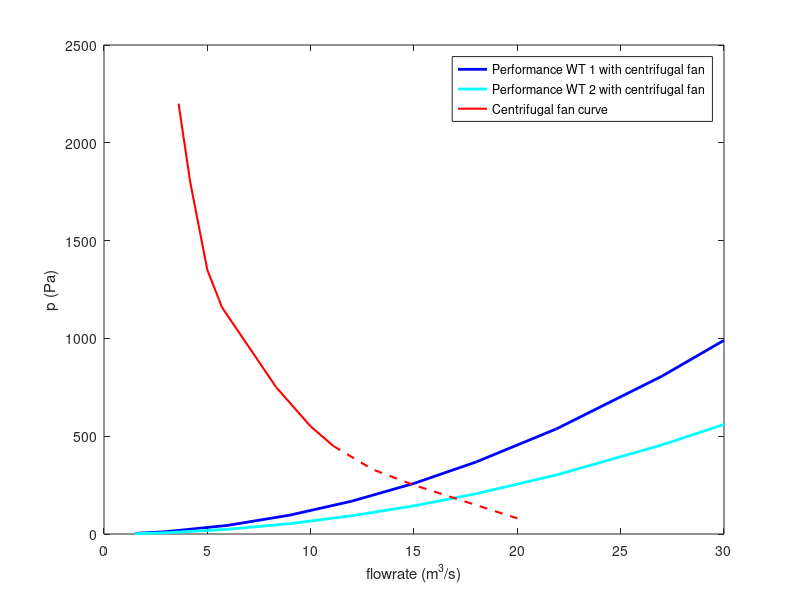

MATLAB code to generate this figure:
%% performance curves open and closed wind tunnel Ats = 3 m^2, Vts = 20m/s
% % Results measurements of wind tunnels
% disp('Measurements')
% flowrate  = [ 72,  66,  60,  54,  48,  42,  36,  30,  24, 18, 12, 6, 0];
% p_closed  = [376, 317, 263, 213, 169, 130,  96,  68,  44, 25, 11, 3, 0];
% p_open    = [453, 381, 315, 256, 203, 156, 115,  80,  52, 29, 13, 3.3, 0];
% 
% % plot the bunch
% plot (flowrate, p_closed, 'b-', 'LineWidth',2); hold on;
% plot (flowrate, p_open  , 'r-', 'LineWidth',2); hold on;
% 
% %legend ('Closed circuit', 'Open circuit');
% title ('Performance curve open & closed circuit wind tunnel');
% xlabel ('flowrate (m^3/s)');
% ylabel ('p (Pa)');
% 


%% performance curve of closed wind tunnel with centrifugal fan.
% reuse of 3 david corners (CF1) reuse of 1 david corner (CF2).
% 
% flowrate  = [     30,     27,   21.9,     18,     15,     12,     9,     6,     3,  1.5];
% cf1       = [ 990.14, 807.03, 537.83, 367.96, 258.68, 168.17, 96.63, 44.33, 11.76, 3.14];
% cf2       = [  560.2,  455.5,  302.1,  205.7, 144.02,  93.33, 53.14, 24.12,  6.27, 1.63];
% 
% flowrate_cf1 = 18;
% Pa_cf1       = 367.96;
% flowrate_cf2 = 21.9;
% Pa_cf2       = 302.1;
% 
% flowrate_fan = 5.7;
% Pa_fan       = 1168.29;
% 
% % pos_flowrate_fan = [    3,  5.688,  10,  13,  15,  18,  20,  22.5];
% % pos_Pa_fan       = [ 1250, 1168.3, 975, 805, 675, 495, 365, 170];
% flowrate_fan1 = [3.61, 4.17,    5, 5.56, 5.7, 8.333, 10, 11.1];
% Pa_fan1 =        [2200, 1800, 1350, 1200, 1160, 750, 550, 450];
% 
% pos_flowrate_fan = [11.1, 13, 15,  20];
% pos_Pa_fan       = [ 450,330, 250, 80];
% 
% % plot the bunch
% plot (flowrate_cf1, Pa_cf1, 'b*', 'LineWidth',4); hold on;
% plot (flowrate_cf2, Pa_cf2, 'c*', 'LineWidth',4); hold on;
% plot (flowrate_fan, Pa_fan, 'r*', 'LineWidth',4); hold on;
% plot (flowrate, cf1, 'b-', 'LineWidth',2); hold on;
% plot (flowrate, cf2, 'c-', 'LineWidth',2); hold on;
% plot (flowrate_fan1, Pa_fan1, 'r-', 'LineWidth',1.5); hold on;
% plot (pos_flowrate_fan, pos_Pa_fan, 'r--', 'LineWidth',1.5); hold on;
% 
% %legend ('Closed circuit', 'Open circuit');
% %title ('Performance curves closed circuit wind tunnel with centrifugal fan');
% legend ('Proposed operation WT 1', 'Proposed operation WT 1', 'Operation ABL Leuven', 'Performance WT 1', 'Performance WT 2', 'Centrifugal fan curve');
% xlabel ('flowrate (m^3/s)');
% ylabel ('p (Pa)');

%%
%% performance curve of closed wind tunnel with centrifugal fan.
% reuse of 3 david corners (CF1) reuse of 1 david corner (CF2).

flowrate  = [     30,     27,   21.9,     18,     15,     12,     9,     6,     3,  1.5];
cf1       = [ 990.14, 807.03, 537.83, 367.96, 258.68, 168.17, 96.63, 44.33, 11.76, 3.14];
cf2       = [  560.2,  455.5,  302.1,  205.7, 144.02,  93.33, 53.14, 24.12,  6.27, 1.63];


% pos_flowrate_fan = [    3,  5.688,  10,  13,  15,  18,  20,  22.5];
% pos_Pa_fan       = [ 1250, 1168.3, 975, 805, 675, 495, 365, 170];
flowrate_fan1 = [3.61, 4.17,    5, 5.56, 5.7, 8.333, 10, 11.1];
Pa_fan1 =        [2200, 1800, 1350, 1200, 1160, 750, 550, 450];

pos_flowrate_fan = [11.1, 13, 15,  20];
pos_Pa_fan       = [ 450,330, 250, 80];

% plot the bunch
plot (flowrate, cf1, 'b-', 'LineWidth',2); hold on;
plot (flowrate, cf2, 'c-', 'LineWidth',2); hold on;
plot (flowrate_fan1, Pa_fan1, 'r-', 'LineWidth',1.5); hold on;
plot (pos_flowrate_fan, pos_Pa_fan, 'r--', 'LineWidth',1.5); hold on;

%legend ('Closed circuit', 'Open circuit');
%title ('Performance curves closed circuit wind tunnel with centrifugal fan');
legend ('Performance WT 1 with centrifugal fan', 'Performance WT 2 with centrifugal fan', 'Centrifugal fan curve');
xlabel ('flowrate (m^3/s)');
ylabel ('p (Pa)');